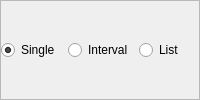
                     <widget class="QFrame" name="frameSportMeaning">
                      <property name="sizePolicy">
                       <sizepolicy hsizetype="Preferred" vsizetype="Fixed">
                        <horstretch>0</horstretch>
                        <verstretch>0</verstretch>
                       </sizepolicy>
                      </property>
                      <property name="frameShape">
                       <enum>QFrame::StyledPanel</enum>
                      </property>
                      <property name="frameShadow">
                       <enum>QFrame::Raised</enum>
                      </property>
                      <layout class="QHBoxLayout">
                       <property name="margin">
                        <number>0</number>
                       </property>
                       <item>
                        <widget class="IQFRadioButton" name="radioButtonSPortSingle">
                         <property name="sizePolicy">
                          <sizepolicy hsizetype="Preferred" vsizetype="Fixed">
                           <horstretch>0</horstretch>
                           <verstretch>0</verstretch>
                          </sizepolicy>
                         </property>
                         <property name="text">
                          <string>Single</string>
                         </property>
                         <property name="checked">
                          <bool>true</bool>
                         </property>
                        </widget>
                       </item>
                       <item>
                        <widget class="IQFRadioButton" name="radioButtonSPortInterval">
                         <property name="sizePolicy">
                          <sizepolicy hsizetype="Preferred" vsizetype="Fixed">
                           <horstretch>0</horstretch>
                           <verstretch>0</verstretch>
                          </sizepolicy>
                         </property>
                         <property name="text">
                          <string>Interval</string>
                         </property>
                        </widget>
                       </item>
                       <item>
                        <widget class="IQFRadioButton" name="rBSportList">
                         <property name="text">
                          <string>List</string>
                         </property>
                        </widget>
                       </item>
                      </layout>
                     </widget>
